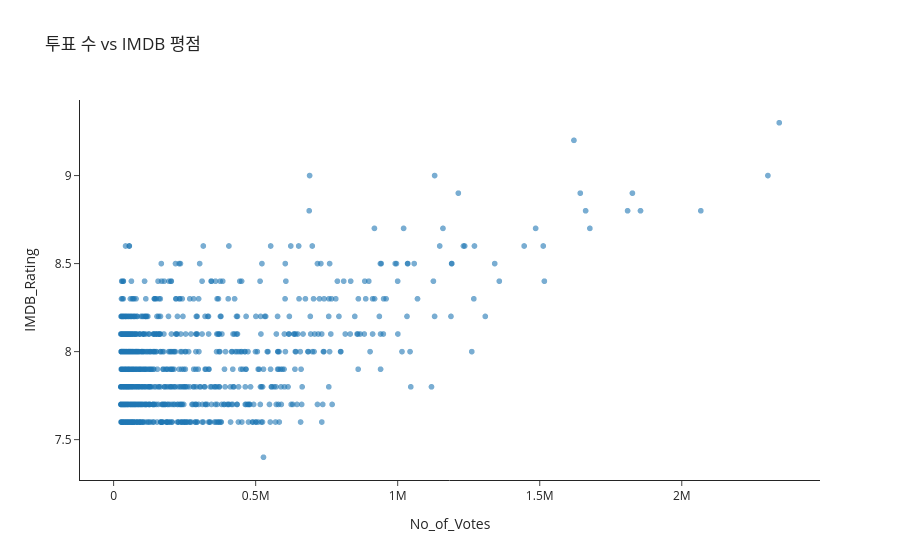

Notebook code for this chart:
### Code cell
fig = px.scatter(
    imdb, x='No_of_Votes', y='IMDB_Rating',
    hover_name='Series_Title',            # 마우스 올리면 영화 제목
    hover_data=['Released_Year', 'Genre'],
    title='투표 수 vs IMDB 평점',
    template='simple_white', opacity=0.6
)
fig.show()
fig.write_html('imdb_scatter.html')

### Figure 1 — Plotly figure (JSON) as saved in the notebook; plotly's stock layout.template omitted (floating-point values rounded to 4 significant figures; data arrays with more than 128 entries replaced by an {"elided": "..."} marker saying what was removed)
{"data": [{"customdata": {"elided": "1001x2 mixed values"}, "hovertemplate": "<b>%{hovertext}</b><br><br>No_of_Votes=%{x}<br>IMDB_Rating=%{y}<br>Released_Year=%{customdata[0]}<br>Genre=%{customdata[1]}<extra></extra>", "hovertext": {"elided": "1001 str values"}, "legendgroup": "", "marker": {"color": "#1F77B4", "opacity": 0.6, "symbol": "circle"}, "mode": "markers", "name": "", "showlegend": false, "type": "scattergl", "x": {"elided": "1001 int values"}, "xaxis": "x", "y": {"elided": "1001 float values"}, "yaxis": "y"}], "layout": {"legend": {"tracegroupgap": 0}, "title": {"text": "투표 수 vs IMDB 평점"}, "xaxis": {"anchor": "y", "domain": [0, 1], "title": {"text": "No_of_Votes"}}, "yaxis": {"anchor": "x", "domain": [0, 1], "title": {"text": "IMDB_Rating"}}}}
